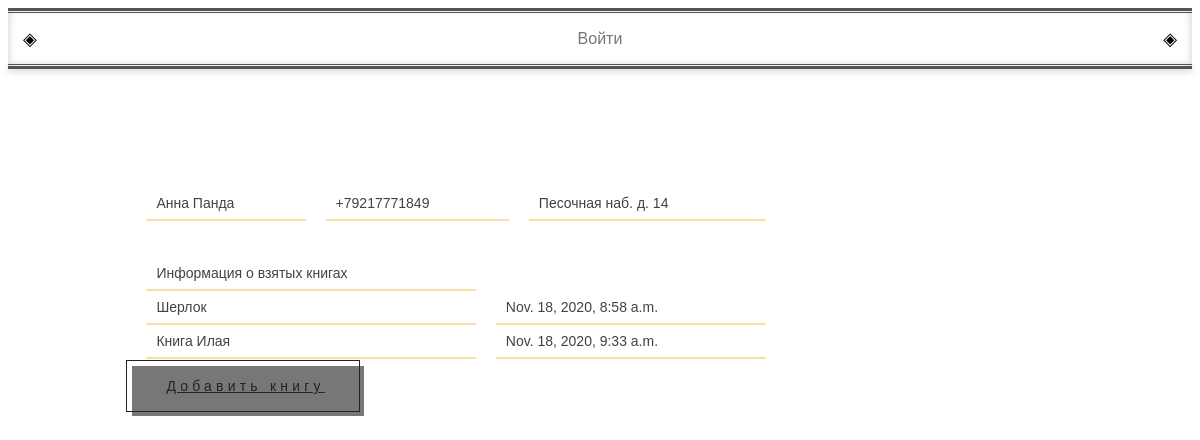
The page /reader/2/ on the database its author committed.
### app/models.py (models this page shows)
class Reader(models.Model):
    name = models.CharField(max_length=50)
    address = models.CharField(max_length=100)
    phone_number = models.CharField(max_length=15)

class Book(models.Model):
    name = models.CharField(max_length=50)
    author = models.CharField(max_length=50)
    publisher = models.CharField(max_length=50)
    city = models.CharField(max_length=50)
    year = models.IntegerField()
    theme = models.CharField(max_length=50)
    language = models.CharField(max_length=20)
    translate = models.CharField(max_length=50)

class Card(models.Model):
    book = models.IntegerField(default=None)
    reader = models.IntegerField(default=None)
    date = models.DateTimeField(auto_now_add=True)

### app/views.py (the view)
# urls.py: path('reader/<int:reader_id>/', reader, name="reader"),
def reader(request, reader_id):
    try:
        context = {'data_r': Reader.objects.get(pk=reader_id), 'data_b': Book.objects.all(),
                   'data_c': Card.objects.all()}
    except User.DoesNotExist:
        raise Http404("Пользователя не сущетсвует")
    return render(request, 'account.html', context)

### templates/account.html (shortened to what this page needs)
{% extends 'menu.html' %}
{% block body %}
     <div style="margin-left: 10%; margin-top: 10%">
     <table class="table_col" id="info-table">
    <thead>
    <tr><th>{{ data_r.name }}</th><th>{{ data_r.phone_number }}</th><th>{{ data_r.address }}</th>
    </tr>
</thead>
     </table>
<table class="table_col" id="info-table">
    <thead>
    <tr><th>Информация о взятых книгах</th>
    </tr>
</thead>
    <tbody>
    {% for card in data_c %}
        {% for book in data_b %}
        {% if card.reader == data_r.id and card.book == book.id %}
            <tr><th>{{ book.name }}</th><th>{{ card.date }}</th></tr><br>
        {% endif %}
        {% endfor %} {% endfor %}
    </tbody>
</table>
     <br>
<a href="{% url 'card' data_r.id %}" class="button-1">Добавить книгу</a>
    </div>
{% endblock %}

### rows shown on the page
Reader: name "Анна Панда", phone_number "+79217771849", address "Песочная наб. д. 14"
Card: date "Nov. 18, 2020, 8:58 a.m."
Book: name "Шерлок"
Card: date "Nov. 18, 2020, 9:33 a.m."
Book: name "Книга Илая"
